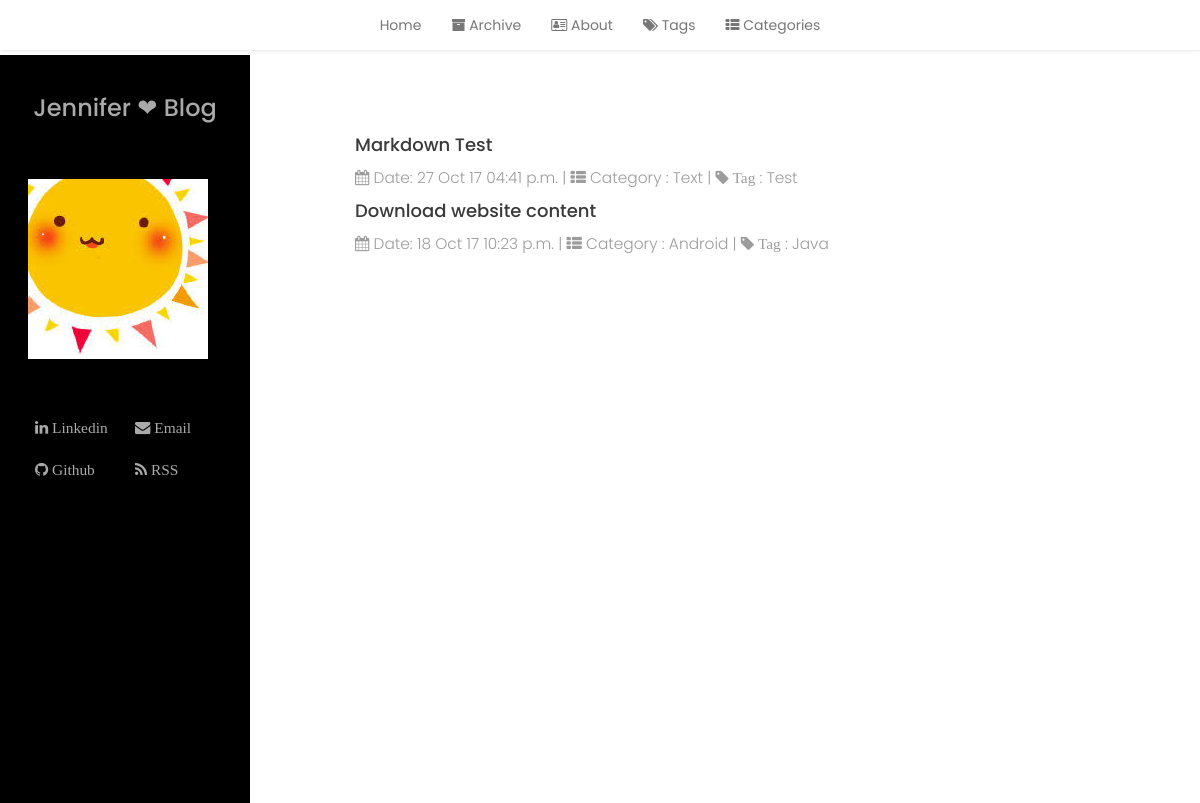
/posts/, run on the app's committed database.
### blog/models.py (models this page shows, shortened)
class Post(models.Model):
    title = models.CharField(max_length=200)
    slug = models.SlugField(unique=True, help_text="Slug will be generated automatically from the title of the post")
    content = RichTextUploadingField()
    pub_date = models.DateTimeField(auto_now_add=True)
    author = models.ForeignKey(Author)
    category = models.ForeignKey(Category)
    tags = models.ManyToManyField(Tag)

class Category(models.Model):
    name = models.CharField(max_length=100, unique=True)
    slug = models.SlugField(max_length=100, unique=True)
    author = models.ForeignKey(Author)
    def __str__(self):
        return self.name
    def get_absolute_url(self):
        return reverse('post_by_category', args=[self.slug])

class Tag(models.Model):
    name = models.CharField(max_length=100, unique=True)
    slug = models.SlugField(max_length=100, unique=True)
    author = models.ForeignKey(Author)
    def __str__(self):
        return self.name
    def get_absolute_url(self):
        return reverse('post_by_tag', args=[self.slug])

### blog/views.py (the view)
# urls.py: url(r'^posts/$', views.post_list, name='post_list'),
def post_list(request):
    posts = Post.objects.order_by("-id").all()
    return render(request, 'blog/post_list.html', {'posts': posts})

### blog/templates/blog/post_list.html
{% extends "blog/base.html"  %}
{% block content %}
    {% for post in posts %}
        <a href="{% url 'post_detail' post.id %}"><h4>{{ post.title|capfirst }}</h4></a></a>
        <p class="entry-meta">
            {% include 'blog/post_info.html' %}
        </p>
    {% empty %}
        <p>There are no posts</p>
    {% endfor %}
{% endblock %}

### blog/templates/blog/base.html (shortened to what this page needs)
<!DOCTYPE html>
<html>
<head>
    {% load static %}
        <link rel="stylesheet" href="https://maxcdn.bootstrapcdn.com/bootstrap/3.3.7/css/bootstrap.min.css">
        <link rel="stylesheet" href="{% static 'blog/css/highlights/github.css' %}">
        <link rel="stylesheet" href="https://maxcdn.bootstrapcdn.com/bootstrap/3.3.7/css/bootstrap-theme.min.css">
        <link rel="stylesheet" href="{% static 'blog/css/font-awesome.min.css' %}">
        <link rel="stylesheet" href="{% static 'blog/css/blog.css' %}">
</head>
<body>
<nav class="navbar navbar-default navbar-fixed-top">
                    <div class="container-fluid">
                      <div id="navbar" class="navbar-collapse collapse">
                        <ul class="nav navbar-nav">
                          {% include 'blog/nav.html' %}
                        </ul>
                      </div>
                    </div>
                  </nav>
        <div class="wrapper" style="padding-top:55px;">
            <nav id="sidebar">
                <div class="sidebar-header">
                    <h3 href={% url 'get_recent_posts' %}>Jennifer &#10084; Blog</h3>
                </div>
                <div class="profile">
                <figure class="profile-userpic">
                    <img src="{% static 'blog/img/me_sun.jpg' %}" class="img-responsive" alt="Profile Picture">
                </figure>
                </div>
                <div class="social">
                <ul class="list-unstyled components multi-columns">
                    {% include 'blog/social.html' %}
                </ul>
                </div>
            </nav>
            <div id="content">
            <div id="post">
                {% block content %}
                    {% endblock %}
            </div>
            </div>
        </div>
</body>
</html>

### blog/templates/blog/nav.html
<li class="cl-effect-11"><a href= {% url 'get_recent_posts' %}>Home</a></li>
<li class="cl-effect-11"><a href= {% url 'post_list' %}><i class="fa fa-archive" aria-hidden="true"></i>&nbspArchive</a></li>
<li class="cl-effect-11"><a href={% url 'about' %} ><i class="fa fa-address-card-o" aria-hidden="true"></i>&nbspAbout</a></li>
<li class="cl-effect-11"><a href={% url 'tag_list' %} ><i class="fa fa-tags" aria-hidden="true"></i>&nbspTags</a></li>
<li class="cl-effect-11"><a href={% url 'category_list' %} ><i class="fa fa-th-list" aria-hidden="true"></i>&nbspCategories</a></li>

### blog/templates/blog/social.html
<li><a href="https://www.linkedin.com/in/jiameihuichen/"><span class="fa fa-linkedin" aria-hidden="true">&nbspLinkedin</span> </a></li>
<li><a href="https:github.com/jiameihuichen"><span class="fa fa-github" aria-hidden="true">&nbspGithub </span></a></li>
<li><a href="mailto:jiameihuichen@gmail.com"><span class="fa fa-envelope" aria-hidden="true">&nbspEmail</span></a></li>
<li><a href="127.0.0.1:8000/feed"><span class="fa fa-rss" aria-hidden="true">&nbspRSS</span></a></li>

### blog/templates/blog/post_info.html
<span><i class="fa fa-calendar" aria-hidden="true"></i>&nbspDate: {{ post.pub_date|date:"d M y h:i a" }}</span> |
<span><i class="fa fa-th-list" aria-hidden="true"></i>&nbspCategory : <a href="{{ post.category.get_absolute_url }}">{{ post.category|capfirst }}</a></span> |
<span><i class="fa fa-tag" aria-hidden="true">&nbspTag</i> :
  {% for tag in post.tags.all %}
      <a href="{{ tag.get_absolute_url }}">{{ tag |capfirst}}</a>
  {% empty %}
      None
  {% endfor %}
</span>

### static/blog/css/blog.css (style rules this page uses)
body { font-family: 'Poppins', sans-serif; background: #fafafa; height:100%; background:url(https://source.unsplash.com/iVVBVb2RqLc/1600x900); }
p { font-family: 'Poppins', sans-serif; font-size: 1.1em; font-weight: 300; line-height: 1.7em; color: #999; }
a, a:hover, a:focus { color: inherit; text-decoration: none; transition: all 0.3s; }
.navbar { background: #fff; border: none; border-radius: 0; box-shadow: 1px 1px 3px rgba(0, 0, 0, 0.1); }
#content { top: 0; right: 0; width: 1100px !important; left: 250px; }
.profile { margin: 28px; }
h3 { text-align: center; }
.multi-columns { -webkit-column-count: 2; -moz-column-count: 2; column-count: 2; -webkit-column-gap: 0; column-gap: 0; -moz-column-gap: 0; }
.wrapper { display: flex; align-items: stretch; perspective: 1500px; }
#sidebar { min-width: 250px; max-width: 250px; background: black; color: darkgray; transition: all 0.6s cubic-bezier(0.945, 0.020, 0.270, 0.665); transform-origin: bottom left; }
#sidebar .sidebar-header { padding: 20px; background: black; }
#sidebar ul.components { padding: 20px 0; }
.social { margin: 25px; }
#sidebar ul li a { padding: 10px; font-size: 1.1em; display: block; }
#post { padding:50px; margin:20px; background:white; min-Height:700px; opacity:0.96; }
.navbar .navbar-collapse { text-align: center; }
.navbar .navbar-nav { display: inline-block; float: none; vertical-align: top; }
#content { padding: 35px; padding-top:0; min-height: 100vh; transition: all 0.3s; }
@media (max-width: 1200px) { #content { top: 0; right: 0; min-width: 250px !important; left: 250px; } }

### data on the page
Post: title "Markdown Test", pub_date "27 Oct 17 04:41 p.m.", category "Text"
Tag: name "Test"
Post: title "Download website content", pub_date "18 Oct 17 10:23 p.m.", category "Android"
Tag: name "Java"
